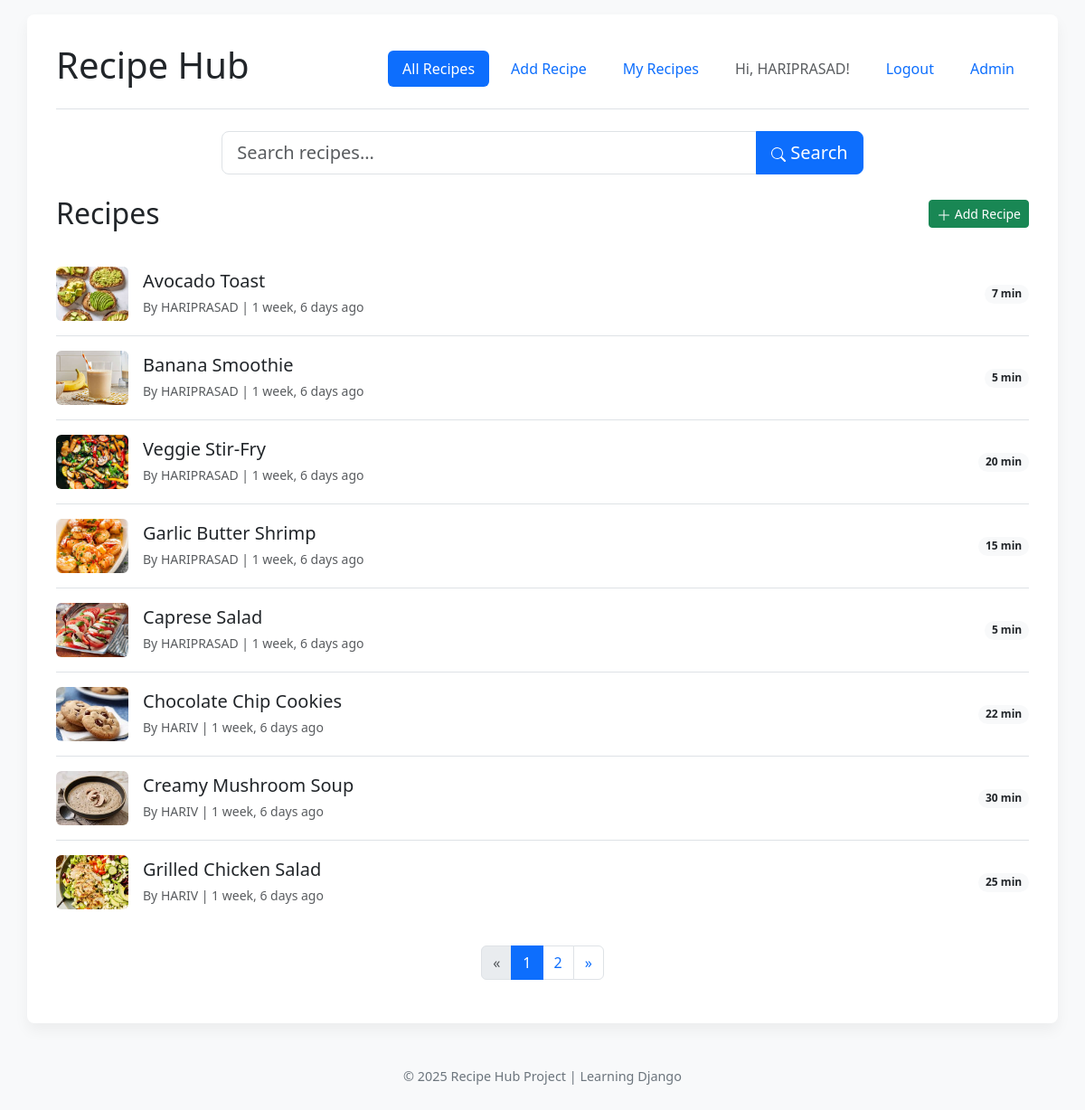
/recipes/ (signed in), run on the app's committed database.
### recipes/models.py (models this page shows, shortened)
class Recipe(models.Model):
    title = models.CharField(max_length=200)
    description = models.TextField(blank=True, null=True)
    instructions = models.TextField()
    prep_time = models.PositiveIntegerField(help_text='Preparation time in minutes')
    cook_time = models.PositiveIntegerField(help_text='Cooking time in minutes')
    author = models.ForeignKey(User, on_delete=models.CASCADE)
    created_at = models.DateTimeField(default=timezone.now, editable=False)
    updated_at = models.DateTimeField(auto_now=True)
    image = models.ImageField(upload_to='recipe_images/', blank=True, null=True)
    ingredients = models.TextField(help_text='List ingredients, one per line or separated by commas')
    class Meta:
        ordering = ['-created_at']

### recipes/views.py (the view, shortened to what this page needs)
# urls.py: path('', RedirectView.as_view(url=reverse_lazy('recipes:recipe_list'), permanent=False), name='home'),
def recipe_list(request):
    all_recipes_list = Recipe.objects.all() # Base queryset
    search_query = request.GET.get('q')
    items_per_page = 8 # Increased items per page slightly
    paginator = Paginator(all_recipes_list, items_per_page)
    page_number = request.GET.get('page')
    try:
        recipes_page = paginator.page(page_number)
    except PageNotAnInteger:
        recipes_page = paginator.page(1) # Default to first page
    except EmptyPage:
        recipes_page = paginator.page(paginator.num_pages) # Default to last page
    context = {
        'recipes_page': recipes_page,
        'page_title': 'Recipes', # Simplified title
        'search_query': search_query,
    }
    return render(request, 'recipes/recipe_list.html', context)

### templates/recipes/recipe_list.html (shortened to what this page needs)
{% extends "base.html" %}
{% block content %}
    <div class="row mb-4">
        <div class="col-lg-8 offset-lg-2">
            <form method="get" action="{% url 'recipes:recipe_list' %}">
                <div class="input-group input-group-lg">
                    <input type="search" class="form-control" name="q" placeholder="Search recipes..." value="{{ search_query|default:'' }}" aria-label="Search recipes">
                    <button class="btn btn-primary" type="submit">
                        Search
                    </button>
                </div>
            </form>
        </div>
    </div>
    <div class="d-flex justify-content-between align-items-center mb-4">
        {% if search_query %}
            <h2 class="mb-0">Search Results <span class="text-muted fw-light fs-5">for "{{ search_query }}"</span></h2>
        {% else %}
            <h2 class="mb-0">{{ page_title|default:"All Recipes" }}</h2>
        {% endif %}
         {% if user.is_authenticated %}
            <a href="{% url 'recipes:add_recipe' %}" class="btn btn-sm btn-success">
                <svg xmlns="http://www.w3.org/2000/svg" width="16" height="16" fill="currentColor" class="bi bi-plus-lg" viewBox="0 0 16 16"><path fill-rule="evenodd" d="M8 2a.5.5 0 0 1 .5.5v5h5a.5.5 0 0 1 0 1h-5v5a.5.5 0 0 1-1 0v-5h-5a.5.5 0 0 1 0-1h5v-5A.5.5 0 0 1 8 2Z"/></svg>
                Add Recipe
            </a>
         {% endif %}
    </div>
    {% if recipes_page.object_list %}
        <div class="list-group list-group-flush mb-4">
            {% for recipe in recipes_page.object_list %}
                <a href="{% url 'recipes:recipe_detail' pk=recipe.pk %}" class="list-group-item list-group-item-action d-flex justify-content-between align-items-center px-0 py-3">
                    <div class="d-flex align-items-center">
                         {% if recipe.image %}
                            <img src="{{ recipe.image.url }}" alt="{{ recipe.title }}" class="rounded me-3" style="width: 80px; height: 60px; object-fit: cover;">
                         {% endif %}
                        <div>
                            <h5 class="mb-1">{{ recipe.title }}</h5>
                            <small class="text-muted">By {{ recipe.author.username }} | {{ recipe.created_at|timesince }} ago</small>
                        </div>
                    </div>
                    <span class="badge bg-light text-dark rounded-pill ms-3">{{ recipe.prep_time|add:recipe.cook_time }} min</span>
                </a>
            {% endfor %}
        </div>
        {% include "_pagination.html" with page_obj=recipes_page search_query=search_query %}
    {% endif %}
{% endblock %}

### templates/base.html (shortened to what this page needs)
<!DOCTYPE html>
{% load static %}
<html lang="en">
<head>
    <link href="https://cdn.jsdelivr.net/npm/bootstrap@5.3.2/dist/css/bootstrap.min.css" rel="stylesheet">
</head>
<body>
    <div class="container">
        <header class="mb-4 border-bottom pb-3">
            <div class="d-flex flex-column flex-md-row justify-content-between align-items-center">
                <h1><a href="{% url 'home' %}" class="text-dark text-decoration-none mb-2 mb-md-0">Recipe Hub</a></h1>
                <nav class="nav nav-pills flex-wrap justify-content-center">
                    <a class="nav-link {% if request.resolver_match.view_name == 'recipes:recipe_list' or request.resolver_match.view_name == 'home' %}active{% endif %}" href="{% url 'recipes:recipe_list' %}">All Recipes</a>
                    {% if user.is_authenticated %}
                        <a class="nav-link {% if request.resolver_match.url_name == 'add_recipe' %}active{% endif %}" href="{% url 'recipes:add_recipe' %}">Add Recipe</a>
                        <a class="nav-link {% if request.resolver_match.url_name == 'my_recipes' %}active{% endif %}" href="{% url 'recipes:my_recipes' %}">My Recipes</a>
                        <span class="nav-link disabled">Hi, {{ user.get_short_name|default:user.username }}!</span>
                        <form id="logout-form" method="post" action="{% url 'logout' %}" class="d-inline">
                            <button type="submit" class="nav-link btn btn-link" style="vertical-align: baseline;">Logout</button>
                        </form>
                    {% else %}
                        <a class="nav-link {% if request.resolver_match.view_name == 'login' %}active{% endif %}" href="{% url 'login' %}">Login</a>
                        <a class="nav-link {% if request.resolver_match.view_name == 'signup' %}active{% endif %}" href="{% url 'signup' %}">Register</a>
                    {% endif %}
                     <a class="nav-link" href="{% url 'admin:index' %}">Admin</a>
                </nav>
            </div>
        </header>
        <main>
            {% block content %}{% endblock %}
        </main>
    </div>
    <footer>
        <p>© {% now "Y" %} Recipe Hub Project | Learning Django</p>
    </footer>
</body>
</html>

### templates/base.html (style rules this page uses)
body { padding-top: 1rem; padding-bottom: 1rem; min-height: 100vh; display: flex; flex-direction: column; background-color: #f8f9fa; }
.container { flex: 1; background-color: #ffffff; padding: 2rem; border-radius: 0.5rem; box-shadow: 0 0.5rem 1rem rgba(0,0,0,.05); }
footer { margin-top: 2rem; text-align: center; font-size: 0.9em; color: #6c757d; padding: 1rem 0; }
#logout-form .btn-link { color: var(--bs-nav-link-color); padding: var(--bs-nav-link-padding-y) var(--bs-nav-link-padding-x); text-decoration: none; }
.nav-pills { gap: 0.5rem; }
header h1 a { transition: color 0.2s ease-in-out; }

### data on the page
Recipe: image (picture), title "Avocado Toast", author.username "HARIPRASAD", created_at "1 week, 6 days", prep_time|add "7"
Recipe: image (picture), title "Banana Smoothie", author.username "HARIPRASAD", created_at "1 week, 6 days", prep_time|add "5"
Recipe: image (picture), title "Veggie Stir-Fry", author.username "HARIPRASAD", created_at "1 week, 6 days", prep_time|add "20"
Recipe: image (picture), title "Garlic Butter Shrimp", author.username "HARIPRASAD", created_at "1 week, 6 days", prep_time|add "15"
Recipe: image (picture), title "Caprese Salad", author.username "HARIPRASAD", created_at "1 week, 6 days", prep_time|add "5"
Recipe: image (picture), title "Chocolate Chip Cookies", author.username "HARIV", created_at "1 week, 6 days", prep_time|add "22"
Recipe: image (picture), title "Creamy Mushroom Soup", author.username "HARIV", created_at "1 week, 6 days", prep_time|add "30"
Recipe: image (picture), title "Grilled Chicken Salad", author.username "HARIV", created_at "1 week, 6 days", prep_time|add "25"

### other printed values
{{ user.get_short_name|default:user.username }} "HARIPRASAD"
{{ page_title|default:"All Recipes" }} "Recipes"
{{ i }} "1"
{{ i }} "2"
